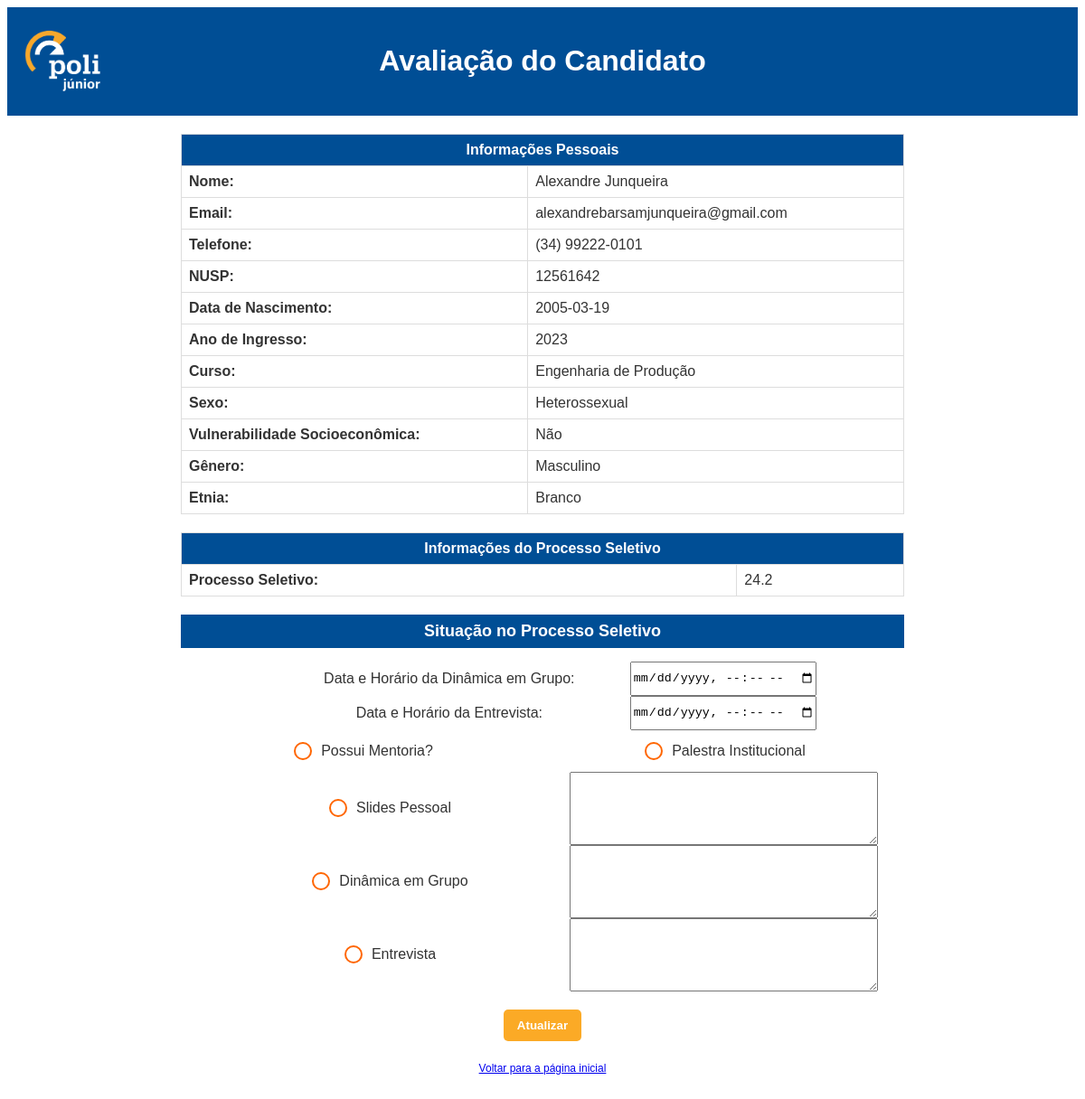
/candidato.php?nusp=12561642&processo_seletivo=24.2, run on the app's committed database.
### tables this page shows
CREATE TABLE `cadastrados` (
  `nome` varchar(20) NOT NULL,
  `sobrenome` varchar(20) NOT NULL,
  `email` varchar(128) NOT NULL,
  `telefone` varchar(30) NOT NULL,
  `nusp` int(11) NOT NULL,
  `data_de_nascimento` date NOT NULL,
  `ano_de_ingresso` int(11) NOT NULL,
  `curso` varchar(50) NOT NULL,
  `sexualidade` varchar(20) NOT NULL,
  `vulnerabilidade_socioeconomica` tinyint(1) DEFAULT NULL,
  `genero` varchar(30) NOT NULL,
  `etnia` varchar(30) NOT NULL,
  `senha` varchar(20) NOT NULL
);

CREATE TABLE `inscritos` (
  `nusp` int(11) NOT NULL,
  `nucleo_de_interesse` varchar(50) NOT NULL,
  `processo_seletivo` varchar(4) NOT NULL,
  `palestra_institucional` tinyint(1) DEFAULT 0,
  `slides_pessoal` tinyint(1) DEFAULT 0,
  `dinamica_em_grupo` tinyint(1) DEFAULT 0,
  `entrevista` tinyint(1) DEFAULT 0,
  `data_inscricao` date DEFAULT NULL,
  `conheceu_pj` varchar(30) NOT NULL,
  `mentoria` tinyint(1) DEFAULT 0,
  `feedback_slides_pessoal` varchar(500) DEFAULT '',
  `feedback_dinamica_em_grupo` varchar(500) DEFAULT '',
  `feedback_entrevista` varchar(500) DEFAULT '',
  `data_dinamica_em_grupo` datetime DEFAULT NULL,
  `data_entrevista` datetime DEFAULT NULL
);

### candidato.php (the view, shortened to what this page needs)
<?php
include 'connection.php';
if ($_SERVER["REQUEST_METHOD"] == "POST") {
    $nusp = $_POST['nusp'];
    $processo_seletivo = $_POST['processo_seletivo'];
    $palestra_institucional = isset($_POST['palestra_institucional']) ? 1 : 0;
    $slides_pessoal = isset($_POST['slides_pessoal']) ? 1 : 0;
    $dinamica_em_grupo = isset($_POST['dinamica_em_grupo']) ? 1 : 0;
    $entrevista = isset($_POST['entrevista']) ? 1 : 0;
    $mentoria = isset($_POST['mentoria']) ? 1 : 0;
    $feedback_slides_pessoal = $_POST['feedback_slides_pessoal'];
    $feedback_dinamica_em_grupo = $_POST['feedback_dinamica_em_grupo'];
    $feedback_entrevista = $_POST['feedback_entrevista'];
    $data_dinamica_em_grupo = $_POST['data_dinamica_em_grupo'];
    $data_entrevista = $_POST['data_entrevista'];
    $sql = "UPDATE inscritos SET
                palestra_institucional = $palestra_institucional,
                slides_pessoal = $slides_pessoal,
                dinamica_em_grupo = $dinamica_em_grupo,
                entrevista = $entrevista,
                mentoria = $mentoria,
                feedback_slides_pessoal = '$feedback_slides_pessoal',
                feedback_dinamica_em_grupo = '$feedback_dinamica_em_grupo',
                feedback_entrevista = '$feedback_entrevista',
                data_dinamica_em_grupo = '$data_dinamica_em_grupo',
                data_entrevista = '$data_entrevista'
            WHERE nusp = $nusp AND processo_seletivo = '$processo_seletivo'";
    if ($conn->query($sql) === TRUE) {
        header("Location: candidato.php?nusp=$nusp&processo_seletivo=$processo_seletivo&success=Informações atualizadas com sucesso!");
    } else {
        header("Location: candidato.php?nusp=$nusp&processo_seletivo=$processo_seletivo&error=Erro ao atualizar informações: " . $conn->error);
    }
    exit();
} else {
    $nusp = $_GET['nusp'];
    $processo_seletivo = $_GET['processo_seletivo'];
    $sql = "SELECT * FROM cadastrados WHERE nusp = $nusp";
    $result = $conn->query($sql);
    $candidato = $result->fetch_assoc();
    $sql = "SELECT * FROM inscritos WHERE nusp = $nusp AND processo_seletivo = '$processo_seletivo'";
    $result = $conn->query($sql);
    $inscritos = $result->fetch_assoc();
}
?>
<!DOCTYPE html>
<html lang="pt-BR">
<head>
    <link rel="stylesheet" href="candidato.css">
</head>
<body>
    <?php if ($candidato && $inscritos): ?>
        <div class="header">
            <div class="container">
                <a class="logo" href="avaliacao_buscar.php">
                    <img src="logo_pj.png" alt="Logo da Empresa">
                </a>
                <div class="title">
                    <h1>Avaliação do Candidato</h1>
                </div>
            </div>
        </div>
        <div class="container">
            <table class="info-table">
                <tr>
                    <th colspan="2">Informações Pessoais</th>
                </tr>
                <tr>
                    <td><strong>Nome:</strong></td>
                    <td><?php echo htmlspecialchars($candidato['nome'] . " " . $candidato['sobrenome']); ?></td>
                </tr>
                <tr>
                    <td><strong>Email:</strong></td>
                    <td><?php echo htmlspecialchars($candidato['email']); ?></td>
                </tr>
                <tr>
                    <td><strong>Telefone:</strong></td>
                    <td><?php echo htmlspecialchars($candidato['telefone']); ?></td>
                </tr>
                <tr>
                    <td><strong>NUSP:</strong></td>
                    <td><?php echo htmlspecialchars($candidato['nusp']); ?></td>
                </tr>
                <tr>
                    <td><strong>Data de Nascimento:</strong></td>
                    <td><?php echo htmlspecialchars($candidato['data_de_nascimento']); ?></td>
                </tr>
                <tr>
                    <td><strong>Ano de Ingresso:</strong></td>
                    <td><?php echo htmlspecialchars($candidato['ano_de_ingresso']); ?></td>
                </tr>
                <tr>
                    <td><strong>Curso:</strong></td>
                    <td><?php echo htmlspecialchars($candidato['curso']); ?></td>
                </tr>
                <tr>
                    <td><strong>Sexo:</strong></td>
                    <td><?php echo htmlspecialchars($candidato['sexualidade']); ?></td>
                </tr>
                <tr>
                    <td><strong>Vulnerabilidade Socioeconômica:</strong></td>
                    <td><?php echo $candidato['vulnerabilidade_socioeconomica'] ? 'Sim' : 'Não'; ?></td>
                </tr>
                <tr>
                    <td><strong>Gênero:</strong></td>
                    <td><?php echo htmlspecialchars($candidato['genero']); ?></td>
                </tr>
                <tr>
                    <td><strong>Etnia:</strong></td>
                    <td><?php echo htmlspecialchars($candidato['etnia']); ?></td>
                </tr>
            </table>
            <table class="info-table">
                <tr>
                    <th colspan="2">Informações do Processo Seletivo</th>
                </tr>
                <tr>
                    <td><strong>Processo Seletivo:</strong></td>
                    <td><?php echo htmlspecialchars($inscritos['processo_seletivo']); ?></td>
                </tr>
            </table>
            <h2>Situação no Processo Seletivo</h2>
            <form action="candidato.php" method="post">
                                <label for="data_dinamica_em_grupo">Data e Horário da Dinâmica em Grupo:</label><br>
                <input type="datetime-local" id="data_dinamica_em_grupo" name="data_dinamica_em_grupo" value="<?php echo htmlspecialchars($inscritos['data_dinamica_em_grupo']); ?>"><br>
                <label for="data_entrevista">Data e Horário da Entrevista:</label><br>
                <input type="datetime-local" id="data_entrevista" name="data_entrevista" value="<?php echo htmlspecialchars($inscritos['data_entrevista']); ?>"><br>
                <label>
                    <input type="checkbox" name="mentoria" <?php if ($inscritos['mentoria']) echo 'checked'; ?>> Possui Mentoria?
                </label><br>
                <label>
                    <input type="checkbox" name="palestra_institucional" <?php if ($inscritos['palestra_institucional']) echo 'checked'; ?>> Palestra Institucional
                </label><br>
                <label>
                    <input type="checkbox" name="slides_pessoal" <?php if ($inscritos['slides_pessoal']) echo 'checked'; ?>> Slides Pessoal
                </label><br>
                <textarea name="feedback_slides_pessoal" rows="5" cols="40" maxlength="200"><?php echo htmlspecialchars($inscritos['feedback_slides_pessoal']); ?></textarea><br>
                <label>
                    <input type="checkbox" name="dinamica_em_grupo" <?php if ($inscritos['dinamica_em_grupo']) echo 'checked'; ?>> Dinâmica em Grupo
                </label><br>
                <textarea name="feedback_dinamica_em_grupo" rows="5" cols="40" maxlength="200"><?php echo htmlspecialchars($inscritos['feedback_dinamica_em_grupo']); ?></textarea><br>
                <label>
                    <input type="checkbox" name="entrevista" <?php if ($inscritos['entrevista']) echo 'checked'; ?>> Entrevista
                </label><br>
                <textarea name="feedback_entrevista" rows="5" cols="40" maxlength="200"><?php echo htmlspecialchars($inscritos['feedback_entrevista']); ?></textarea><br>
                <input type="submit" name="submit" value="Atualizar">
            </form>
        <?php else: ?>
            <p>Candidato não encontrado.</p>
        <?php endif; ?>
        <div class="container" style="text-align: center;">
            <a href="avaliacao_buscar.php" style="font-size: 12px;">Voltar para a página inicial</a>
        </div>
    </div>
</body>
</html>

### candidato.css (style rules this page uses)
body { background-color: #ffffff; color: #333; font-family: Arial, sans-serif; }
h2 { color: white; background-color: #004E95; padding: 8px; text-align: center; font-size: 18px; }
label { color: #004E95; }
input[type="submit"] { background-color: #FBAA26; color: #ffffff; border: none; padding: 10px 15px; border-radius: 5px; cursor: pointer; font-weight: bold; margin-top: 20px; }
.container { max-width: 800px; margin: 0 auto; padding: 20px; }
.header { background-color: #004E95; color: #ffffff; padding: 0px; display: flex; align-items: center; }
.logo { display: inline-block; margin-right: 20px; position: absolute; top: 27px; left: 20px; }
.logo img { height: 80px; }
.title { display: inline-block; }
.info-table { width: 100%; border-collapse: collapse; margin-bottom: 20px; }
.info-table th, .info-table td { border: 1px solid #ddd; padding: 8px; text-align: left; }
.info-table th { background-color: #004E95; color: white; text-align: center; }
form { display: flex; flex-wrap: wrap; justify-content: center; }
form label { width: 45%; margin: 10px 2.5%; display: flex; align-items: center; justify-content: center; color: #333; }
form input[type="checkbox"] { appearance: none; -webkit-appearance: none; -moz-appearance: none; width: 20px; height: 20px; border: 2px solid #ff6600; border-radius: 50%; margin-right: 10px; position: relative; cursor: pointer; }

### data on the page
cadastrados: nome+sobrenome "Alexandre Junqueira", email "alexandrebarsamjunqueira@gmail.com", telefone "(34) 99222-0101", nusp "12561642", data_de_nascimento "2005-03-19", ano_de_ingresso "2023", curso "Engenharia de Produção", sexualidade "Heterossexual", genero "Masculino", etnia "Branco"
inscritos: processo_seletivo "24.2"
